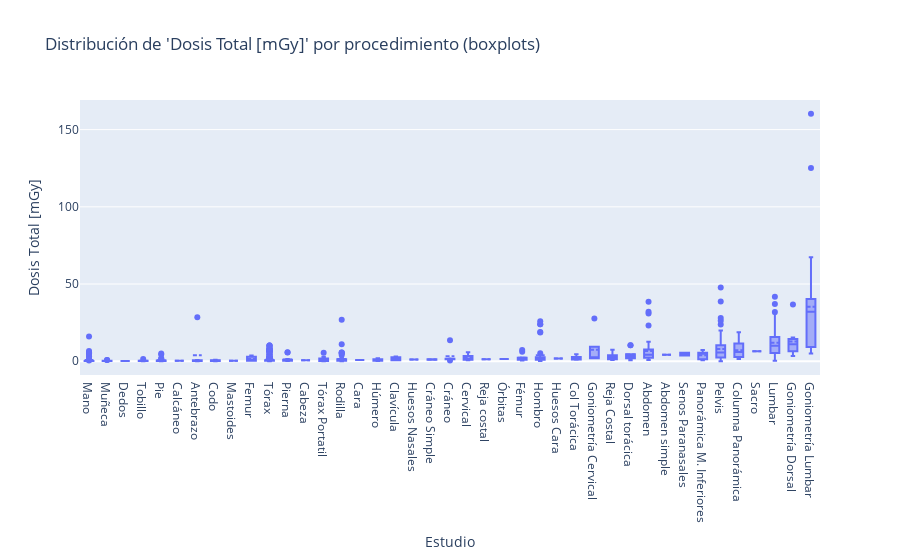

The code cell stored with this chart in its notebook:
### Markdown cell above
### 1) Frecuencia por estudio, solo los que tienen dosis total

### Code cell
#quitamos los Nan de df_completo en la columna "Dosis Total [mGy]"
df_completo_sin_NAN = df_completo.dropna(subset=["Dosis Total [mGy]"])
# Normalizar columna Estudio
df_completo_sin_NAN["Estudio"] = df_completo_sin_NAN["Estudio"].str.strip()  # quita espacios adelante/atrás
df_completo_sin_NAN["Estudio"] = df_completo_sin_NAN["Estudio"].replace({
    "Pelvis Cadera": "Pelvis",
    "Col Lumbar": "Lumbar"
})

#grafica
orden = (df_completo_sin_NAN
         .groupby("Estudio")["Dosis Total [mGy]"]
         .median()
         .sort_values()
         .index
         .tolist())
fig = go.Figure()
fig.add_trace(go.Box(
    x=df_completo_sin_NAN["Estudio"],      # categorías (un box por Estudio)
    y=df_completo_sin_NAN["Dosis Total [mGy]"],        # valores
    name="Dosis Total [mGy]",
    boxpoints="outliers",               # muestra solo outliers (usa "all" para todos los puntos)
    boxmean=True                        # dibuja la media (usa "sd" para mostrar también ±1 SD)
))

fig.update_layout(
    title="Distribución de 'Dosis Total [mGy]' por procedimiento (boxplots)",
    xaxis_title="Estudio",
    yaxis_title="Dosis Total [mGy]",
)

# aplica el orden por mediana en el eje X (quita esta línea si no quieres reordenar)
fig.update_xaxes(categoryorder="array", categoryarray=orden)

fig.show()

### Figure 1 — Plotly figure (JSON) as saved in the notebook; plotly's stock layout.template omitted (floating-point values rounded to 4 significant figures; data arrays with more than 128 entries replaced by an {"elided": "..."} marker saying what was removed)
{"data": [{"boxmean": true, "boxpoints": "outliers", "name": "Dosis Total [mGy]", "type": "box", "x": {"elided": "1220 str values"}, "y": {"elided": "1220 float values"}}], "layout": {"title": {"text": "Distribución de 'Dosis Total [mGy]' por procedimiento (boxplots)"}, "xaxis": {"categoryarray": ["Mano", "Muñeca", "Dedos", "Tobillo", "Pie", "Calcáneo", "Antebrazo", "Codo", "Mastoides", "Femur", "Tórax", "Pierna", "Cabeza", "Tórax Portatil", "Rodilla", "Cara", "Húmero", "Clavícula", "Huesos Nasales", "Cráneo Simple", "Cráneo", "Cervical", "Reja costal", "Órbitas", "Fémur", "Hombro", "Huesos Cara", "Col Torácica", "Goniometría Cervical", "Reja Costal", "Dorsal torácica", "Abdomen", "Abdomen simple", "Senos Paranasales", "Panorámica M. Inferiores", "Pelvis", "Columna Panorámica", "Sacro", "Lumbar", "Goniometría Dorsal", "Goniometría Lumbar"], "categoryorder": "array", "title": {"text": "Estudio"}}, "yaxis": {"title": {"text": "Dosis Total [mGy]"}}}}
